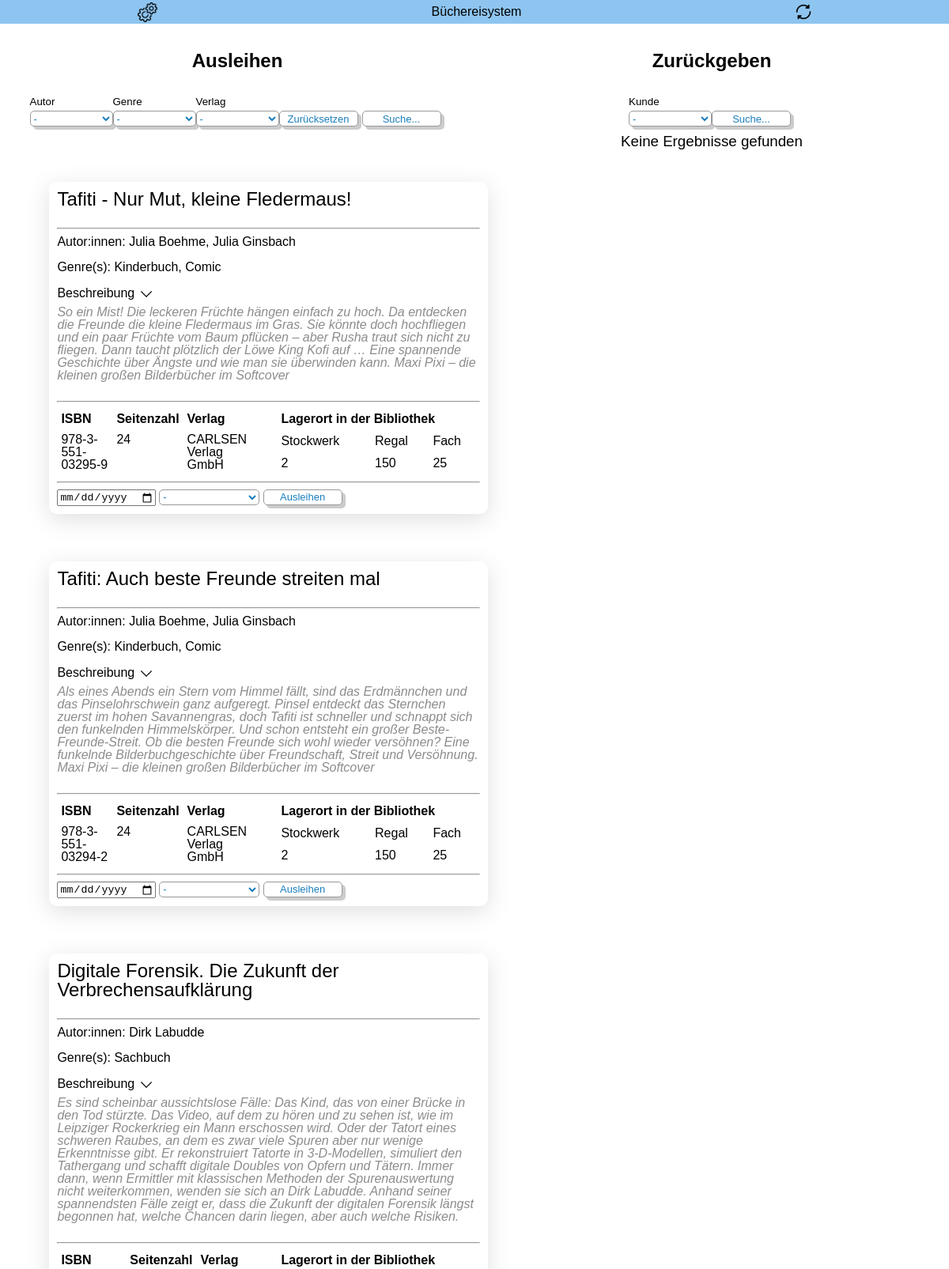
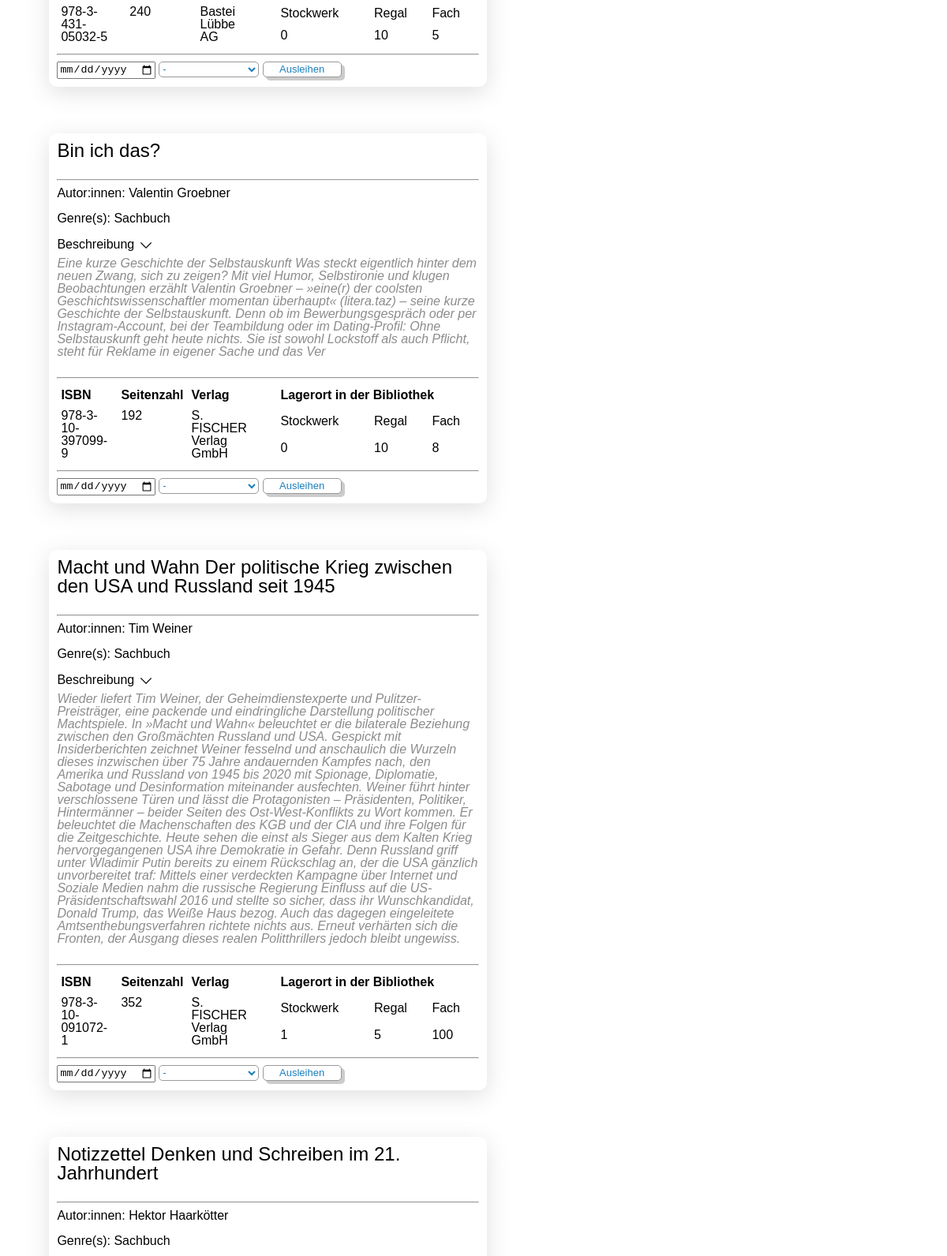
The page / (upper part) on the database its author committed (2 pictures, top to bottom).
### tables this page shows
CREATE TABLE `buch` (
  `BuchID` int(11) NOT NULL,
  `Titel` varchar(300) NOT NULL,
  `ISBN` varchar(17) NOT NULL,
  `Seitenzahl` int(11) NOT NULL,
  `Erschienen` datetime DEFAULT NULL,
  `Beschreibung` varchar(5000) NOT NULL,
  `LagerplatzID` int(11) NOT NULL,
  `VerlagID` int(11) NOT NULL
);

CREATE TABLE `verlag` (
  `VerlagID` int(11) NOT NULL,
  `Name` varchar(30) NOT NULL,
  `Email` varchar(30) NOT NULL,
  `Telefonnummer` varchar(25) NOT NULL,
  `Straße` varchar(30) NOT NULL,
  `Hausnummer` int(11) NOT NULL,
  `PLZ` varchar(12) NOT NULL
);

CREATE TABLE `lagerplatz` (
  `LagerplatzID` int(11) NOT NULL,
  `Stockwerksnummer` int(11) NOT NULL,
  `Regalnummer` int(11) NOT NULL,
  `Regalfach` int(11) NOT NULL
);

### classes/buch.php (called while the page is built, shortened)
<?php
class Buch
{
  private $BuchID;
  private $Titel;
  private $ISBN;
  private $Seitenzahl;
  private $Beschreibung;
  private $LagerplatzID;
  private $VerlagID;
  private $Stockwerksnummer;
  private $Regalnummer;
  private $Regalfach;
  private $Verlag;
  private $Autoren;
  private $Genres;
  function __construct($bookValuesAsArray)
  {
    $this->BuchID = $bookValuesAsArray["BuchID"];
    $this->Titel = $bookValuesAsArray["Titel"];
    $this->ISBN = $bookValuesAsArray["ISBN"];
    $this->Seitenzahl = $bookValuesAsArray["Seitenzahl"];
    $this->Beschreibung = $bookValuesAsArray["Beschreibung"];
    $this->LagerplatzID = $bookValuesAsArray["LagerplatzID"];
    $this->VerlagID = $bookValuesAsArray["VerlagID"];
  }
  public function getBuchID()
  {
    return $this->BuchID;
  }
  public function getTitel()
  {
    return $this->Titel;
  }
  public function getISBN()
  {
    return $this->ISBN;
  }
  public function getSeitenzahl()
  {
    return $this->Seitenzahl;
  }
  public function getBeschreibung()
  {
    return $this->Beschreibung;
  }
  public function getLagerplatzID()
  {
    return $this->LagerplatzID;
  }
  public function getVerlagID()
  {
    return $this->VerlagID;
  }
  public function getStockwerksnummer()
  {
    return $this->Stockwerksnummer;
  }
  public function setStockwerksnummer($Stockwerksnummer): self
  {
    $this->Stockwerksnummer = $Stockwerksnummer;
    return $this;
  }
  public function getRegalnummer()
  {
    return $this->Regalnummer;
  }
  public function setRegalnummer($Regalnummer): self
  {
    $this->Regalnummer = $Regalnummer;
    return $this;
  }
  public function getRegalfach()
  {
    return $this->Regalfach;
  }
  public function setRegalfach($Regalfach): self
  {
    $this->Regalfach = $Regalfach;
    return $this;
  }
  public function getVerlag()
  {
    return $this->Verlag;
  }
  public function setVerlag($Verlag): self
  {
    $this->Verlag = $Verlag;
    return $this;
  }
  public function getAutoren()
  {
    return $this->Autoren;
  }
  public function setAutoren($Autoren): self
  {
    $this->Autoren = $Autoren;
    return $this;
  }
  public function getGenres()
  {
    return $this->Genres;
  }
  public function setGenres($Genres): self
  {
    $this->Genres = $Genres;
    return $this;
  }
}

### includes/helperFunctions.php (called while the page is built, shortened)
<?php
function getAllRentableBooks($conn)
{
    $sql = "SELECT * FROM `buch` where buch.BuchID not in (select BuchID from ausleihe)";
    try {
        $allRentableBookResults = mysqli_query($conn, $sql);
        return $allRentableBookResults;
    } catch (Throwable $th) {
        $_SESSION["errorMessage"] = $th->getMessage();
    }
}
function getLagerplatzForBook($conn, $book)
{
    $buchLagerplatzID = $book->getLagerplatzID();
    $sql = "SELECT l.Stockwerksnummer, l.Regalnummer,l.Regalfach FROM lagerplatz l, buch b WHERE l.LagerplatzID = $buchLagerplatzID";
    try {
        $result = mysqli_query($conn, $sql);
        return $result;
    } catch (Throwable $th) {
        $_SESSION["errorMessage"] = $th->getMessage();
    }
}
function getVerlagForBook($conn, $book)
{
    $buchVerlagID = $book->getVerlagID();
    $sql = "SELECT v.Name FROM verlag v, buch b WHERE v.VerlagID = $buchVerlagID";
    try {
        $result = mysqli_query($conn, $sql);
        return $result;
    } catch (Throwable $th) {
        $_SESSION["errorMessage"] = $th->getMessage();
    }
}
function instantiateBookObjectWithAllAttributes($conn, $book, $rentable)
{
    $lagerplatzResult = getLagerplatzForBook($conn, $book);
    $verlagResult = getVerlagForBook($conn, $book);
}

### includes/ausleiheFormular.php (the view, shortened to what this page needs)
<form method="post" action="index.php">
    <input type="date" name="rueckgabe">
    <select class='selectMenu'  name="kunde">
        <option value="-">-</option>
    </select>
    <button type="submit" name="buchID" value=<?= $book->getBuchID() ?>>Ausleihen</button>
</form>

### index.php (shortened to what this page needs)
<?php
$rootPath = $_SERVER['DOCUMENT_ROOT'];
include($rootPath . "/includes/databaseInit.php");
include($rootPath . "/includes/helperFunctions.php");
include($rootPath . "/classes/buch.php");
$servername = "localhost";
$username = "library_system";
$password = "library";
$databaseName = "bibliothek";
$dbConnection = connectToMSQL($servername, $username, $password, $databaseName);
if (!isset($_SESSION["allRentableBooks"])) {
    $_SESSION["allRentableBooks"] = retrieveBooksFromSqlResult(getAllRentableBooks($dbConnection), $dbConnection, true);
}
function retrieveBooksFromSqlResult($result, $dbConnection, $rentable)
{
    $sessionArray = array();
    if ($result) {
        while ($buch = mysqli_fetch_array($result)) {
            $book = new Buch($buch);
            instantiateBookObjectWithAllAttributes($dbConnection, $book, $rentable);
            array_push($sessionArray, $book);
        }
        return $sessionArray;
    } else {
        return array();
    }
}
?>
<html>
<head>
    <link rel="stylesheet" href="css/base.css">
    <link rel="stylesheet" href="css/index.css">
    <link rel="stylesheet" href="css/rentableBooks.css">
    <link rel="stylesheet" href="css/ausleihFooter.css">
</head>
<header>
    <span>
        <a href="registration.php">
            <img alt="gear-icon" src="/assets/images/settings.png" width="25px" id="gear-icon">
        </a>
    </span>
    <p>B&uuml;chereisystem </p>
    <a href="<?php $_SERVER['PHP_SELF']; ?>"><img alt="book-icon" src="/assets/images/refresh.png" width="20px" id="refresh-icon"></a>
</header>
<body id="page-container">
    <div id="content-container">
        <div id="ausleihen-container" class="flex category-container">
            <h2 class="header">Ausleihen</h2>
            <?php
            include($rootPath . "/includes/suchFilter.php");
            ?>
            <div>
                <?php
                include($rootPath . "/includes/rentableBooks.php");
                ?>
            </div>
        </div>
        <div id="zurueckgeben-container" class="flex category-container">
            <h2 class="header">Zur&uuml;ckgeben</h2>
            <?php
            include($rootPath . "/includes/suchFilterZurueckgeben.php");
            ?>
            <div>
                <?php
                include($rootPath . "/includes/returnableBooks.php");
                ?>
            </div>
        </div>
    </div>
</body>
</html>

### includes/suchFilter.php (shortened to what this page needs)
<form action="index.php" method="get" class="filter-form">
  <p class="label-and-select">
    <label for="author">Autor</label>
    <select name="author">
      <option value="-">-</option>
    </select>
  </p>
  <p class="label-and-select">
    <label for="genre">Genre</label>
    <select name="genre">
      <option value="-">-</option>
    </select>
  </p>
  <p class="label-and-select">
    <label for="verlag">Verlag</label>
    <select name="verlag">
      <option value="-">-</option>
    </select>
  </p>
  <p class="label-and-select">
    <label for="verlag">&nbsp;</label>
    <button name="buchFilterZurueksetzen" value="buchFilterZurueksetzen" type="submit">Zur&uuml;cksetzen</button>
  </p>
  <p class="label-and-select">
    <label for="verlag">&nbsp;</label>
    <button name="buchSuche" value="buchSuche" type="submit">Suche...</button>
  </p>
</form>

### includes/rentableBooks.php
<?php
$allRentableBooks = $_SESSION["allRentableBooks"];
function getArrayValuesAsString($array)
{
    $autorenAsString = "";
    for ($i = 0; $i < count($array); $i++) {
        if ($i === count($array) - 1) {
            $autorenAsString .=  $array[$i];
        } else {
            $autorenAsString .= $array[$i] . ", ";
        }
    }
    return $autorenAsString;
}
if (count($allRentableBooks) > 0) :
    foreach ($allRentableBooks as $book) : ?>
        <div class="bookContainer">
            <h2><?= $book->getTitel() ?></h2>
            <br>
            <hr>
            <p>Autor:innen: <?= getArrayValuesAsString($book->getAutoren()); ?></p>
            <br>
            <p>Genre(s): <?= getArrayValuesAsString($book->getGenres()); ?></p>
            <br>
            <div class="description">
                <h4>Beschreibung <img id="arrowDown" src="../assets/images/down-arrow.png" alt="arrow down" />
                    <h4>
                        <p><?= $book->getBeschreibung() ?></p>
            </div>
            <br>
            <hr>
            <div class="tableContainer">
                <table id="bookInformationTable">
                    <thead>
                        <tr>
                            <th>ISBN</th>
                            <th>Seitenzahl</th>
                            <th>Verlag</th>
                        </tr>
                    </thead>
                    <tr>
                        <td class="tableItem"><?= $book->getISBN() ?></td>
                        <td class="tableItem"> <?= $book->getSeitenzahl() ?></td>
                        <td class="tableItem"> <?= $book->getVerlag(); ?></td>
                    </tr>
                </table>
                <table class="lagerPlatzTable">
                    <thead>
                        <tr>
                            <th class="lagerPlatzTableHeader" colspan="3">Lagerort in der Bibliothek</th>
                        </tr>
                        <tr>
                            <th class="lagerPlatzTableHeaderItem">Stockwerk</th>
                            <th class="lagerPlatzTableHeaderItem">Regal</th>
                            <th class="lagerPlatzTableHeaderItem">Fach</th>
                        </tr>
                        <br>
                        <tr>
                            <td class="tableItem"><?= $book->getStockwerksnummer() ?></td>
                            <td class="tableItem"><?= $book->getRegalnummer() ?></td>
                            <td class="tableItem"><?= $book->getRegalfach() ?></td>
                        </tr>
                    </thead>
                </table>
            </div>
            <hr>
            <?php include($rootPath . "/includes/ausleiheFormular.php"); ?>
        </div>
    <?php endforeach;
else : ?>
    <div>
        <h3>Keine Ergebnisse gefunden</h3>
    </div>
<?php endif ?>

### includes/suchFilterZurueckgeben.php (shortened to what this page needs)
<form action="index.php" method="get" class="filter-form">
  <p class="label-and-select">
    <label for="kunde">Kunde</label>
    <select name="kunde">
      <option value="-">-</option>
    </select>
  </p>
  <p class="label-and-select">
    <label for="kundenSuche">&nbsp;</label>
    <button name="kundenSuche" value="kundenSuche" type="submit">Suche...</button>
  </p>
</form>

### includes/returnableBooks.php
<?php
$allReturnableBooks = $_SESSION["allReturnableBooks"];
if (count($allReturnableBooks) > 0) :
    foreach ($allReturnableBooks as $book) : ?>
        <div class="bookContainer">
            <h2><?= $book->getTitel() ?></h2>
            <br>
            <hr>
            <p>Autor:innen: <?= getArrayValuesAsString($book->getAutoren()); ?></p>
            <br>
            <p>Genre(s): <?= getArrayValuesAsString($book->getGenres()); ?></p>
            <br>
            <hr>
            <table class="lagerPlatzTable">
                <thead>
                    <tr>
                        <th class="lagerPlatzTableHeader" colspan="3">Lagerort in der Bibliothek</th>
                    </tr>
                    <tr>
                        <th class="lagerPlatzTableHeaderItem">Stockwerk</th>
                        <th class="lagerPlatzTableHeaderItem">Regal</th>
                        <th class="lagerPlatzTableHeaderItem">Fach</th>
                    </tr>
                    <br>
                    <tr>
                        <td class="tableItem"><?= $book->getStockwerksnummer() ?></td>
                        <td class="tableItem"><?= $book->getRegalnummer() ?></td>
                        <td class="tableItem"><?= $book->getRegalfach() ?></td>
                    </tr>
                </thead>
            </table>
            <hr>
            <div>
                <p>Geliehen von:<?= $book->getKunde() ?> </p>
                <br>
                <p>Rückgabe bis spätestens: <?= $book->getRueckgabe() ?></p>
            </div>
            <hr>
            <?php include($rootPath . "/includes/rueckgabe.php"); ?>
        </div>
    <?php endforeach;
else : ?>
    <div>
        <h3>Keine Ergebnisse gefunden</h3>
    </div>
<?php endif ?>

### css/base.css (style rules this page uses)
html, body, div, span, applet, object, iframe, h1, h2, h3, h4, h5, h6, p, blockquote, pre, a, abbr, acronym, address, big, cite, code, del, dfn, em, img, ins, kbd, q, s, samp, small, strike, strong, sub, sup, tt, var, b, u, i, center, dl, dt, dd, ol, ul, li, fieldset, form, label, legend, table, caption, tbody, tfoot, thead, tr, th, td, article, aside, canvas, details, embed, figure, figcaption, footer, header, hgroup, menu, nav, output, ruby, section, summary, time, mark, audio, video { margin: 0; padding: 0; border: 0; font-size: 100%; font: inherit; vertical-align: baseline; }
article, aside, details, figcaption, figure, footer, header, hgroup, menu, nav, section { display: block; }
body { line-height: 1; -ms-overflow-style: none; scrollbar-width: none; overflow-y: scroll; }
table { border-collapse: collapse; border-spacing: 0; }

### css/index.css (style rules this page uses)
h2 { font-size: 1.5em; }
h3 { font-size: 1.17em; }
select { width: 105px; height: 20px; border: 1px solid #999; font-size: 13px; color: #1a7ebc; background-color: #ffffff; border-radius: 5px; box-shadow: 4px 4px #ccc; }
html { font-family: Verdana, Geneva, Tahoma, sans-serif; }
button { width: 100px; height: 20px; border: 1px solid #999; font-size: 13px; color: #1a7ebc; background-color: #ffffff; border-radius: 5px; box-shadow: 4px 4px #ccc; }
label { width: 105px; margin: 0 0 5px 0; font-size: smaller; }
.label-and-select { width: 105px; margin: 0px !important; display: flex; flex-direction: column; }
.flex { display: flex; }
.header { font-weight: bold; margin: 4vh 1vw 4vh 1vw; text-align: center; }
.filter-form { margin: 1px 0 10px 0; display: flex; flex-direction: row; justify-items: end; }
#page-container { display: flex; flex-direction: column; }
#content-container { display: flex; flex-direction: row; z-index: 0; }
.category-container { padding: 3px; width: 80%; flex-direction: column; align-items: center; }
#zurueckgeben-container { float: right; }
#ausleihen-container { float: left; }
header { background-color: #2f95e38a; height: 30px; width : 100%; display: flex; flex-direction: row; justify-content: space-around; align-items: center; }

### css/rentableBooks.css (style rules this page uses)
.bookContainer { width: 90%; outline: none; border-radius: 10px; margin: 10%; padding: 10px; box-shadow: rgba(100, 100, 111, 0.2) 0px 7px 29px 0px; }
.description p { margin: 5px 0 0 0; visibility: visible; font-style: italic; color: rgba(128, 128, 128, 0.903); }
.tableItem { padding: 5px; }
.lagerPlatzTableHeader { font-weight: 600; row-gap: 5px; padding: 5px; }
.lagerPlatzTableHeaderItem { padding: 5px; }
.lagerPlatzTable { text-align: left; }
#bookInformationTable th { font-weight: 600; padding: 5px; text-align: left; }
#arrowDown { animation: alternate-reverse bounce 2s infinite; vertical-align: middle; width: 20px; }
.tableContainer { display: flex; flex-direction: row; justify-content: space-between; }
.tableContainer table { width: 48%; }

### css/ausleihFooter.css (style rules this page uses)
.selectMenu { box-shadow: none; width: fit-content; }

### rows shown on the page
buch: Titel "Tafiti - Nur Mut, kleine Fledermaus!", Autoren "Julia Boehme, Julia Ginsbach", Genres "Kinderbuch, Comic", Beschreibung "So ein Mist! Die leckeren Früchte hängen einfach zu hoch. Da entdecken die Freunde die kleine Fledermaus im Gras. Sie könnte doch hochfliegen und ein paar Früchte vom Baum pflücken – aber Rusha traut sich nicht zu fliegen. Dann taucht plötzlich der Löwe King Kofi auf … Eine spannende Geschichte über Ängste und wie man sie überwinden kann. Maxi Pixi – die kleinen großen Bilderbücher im Softcover", ISBN "978-3-551-03295-9", Seitenzahl "24", VerlagID.Name "CARLSEN Verlag GmbH", LagerplatzID.Stockwerksnummer "2", LagerplatzID.Regalnummer "150", LagerplatzID.Regalfach "25"
buch: Titel "Tafiti: Auch beste Freunde streiten mal", Autoren "Julia Boehme, Julia Ginsbach", Genres "Kinderbuch, Comic", Beschreibung "Als eines Abends ein Stern vom Himmel fällt, sind das Erdmännchen und das Pinselohrschwein ganz aufgeregt. Pinsel entdeckt das Sternchen zuerst im hohen Savannengras, doch Tafiti ist schneller und schnappt sich den funkelnden Himmelskörper. Und schon entsteht ein großer Beste-Freunde-Streit. Ob die besten Freunde sich wohl wieder versöhnen? Eine funkelnde Bilderbuchgeschichte über Freundschaft, Streit und Versöhnung. Maxi Pixi – die kleinen großen Bilderbücher im Softcover", ISBN "978-3-551-03294-2", Seitenzahl "24", VerlagID.Name "CARLSEN Verlag GmbH", LagerplatzID.Stockwerksnummer "2", LagerplatzID.Regalnummer "150", LagerplatzID.Regalfach "25", $book->getBuchID() 3 (drawn)
buch: Titel "Digitale Forensik. Die Zukunft der Verbrechensaufklärung", Autoren "Dirk Labudde", Genres "Sachbuch", Beschreibung "Es sind scheinbar aussichtslose Fälle: Das Kind, das von einer Brücke in den Tod stürzte. Das Video, auf dem zu hören und zu sehen ist, wie im Leipziger Rockerkrieg ein Mann erschossen wird. Oder der Tatort eines schweren Raubes, an dem es zwar viele Spuren aber nur wenige Erkenntnisse gibt. Er rekonstruiert Tatorte in 3-D-Modellen, simuliert den Tathergang und schafft digitale Doubles von Opfern und Tätern. Immer dann, wenn Ermittler mit klassischen Methoden der Spurenauswertung nicht weiterkommen, wenden sie sich an Dirk Labudde. Anhand seiner spannendsten Fälle zeigt er, dass die Zukunft der digitalen Forensik längst begonnen hat, welche Chancen darin liegen, aber auch welche Risiken.", ISBN "978-3-431-05032-5", Seitenzahl "240", VerlagID.Name "Bastei Lübbe AG", LagerplatzID.Stockwerksnummer "0", LagerplatzID.Regalnummer "10", LagerplatzID.Regalfach "5"
buch: Titel "Bin ich das?", Autoren "Valentin Groebner", Genres "Sachbuch", Beschreibung "Eine kurze Geschichte der Selbstauskunft Was steckt eigentlich hinter dem neuen Zwang, sich zu zeigen? Mit viel Humor, Selbstironie und klugen Beobachtungen erzählt Valentin Groebner – »eine(r) der coolsten Geschichtswissenschaftler momentan überhaupt« (litera.taz) – seine kurze Geschichte der Selbstauskunft. Denn ob im Bewerbungsgespräch oder per Instagram-Account, bei der Teambildung oder im Dating-Profil: Ohne Selbstauskunft geht heute nichts. Sie ist sowohl Lockstoff als auch Pflicht, steht für Reklame in eigener Sache und das Ver", ISBN "978-3-10-397099-9", Seitenzahl "192", VerlagID.Name "S. FISCHER Verlag GmbH", LagerplatzID.Stockwerksnummer "0", LagerplatzID.Regalnummer "10", LagerplatzID.Regalfach "8", $book->getBuchID() 6 (drawn)
buch: Titel "Macht und Wahn Der politische Krieg zwischen den USA und Russland seit 1945", Autoren "Tim Weiner", Genres "Sachbuch", Beschreibung "Wieder liefert Tim Weiner, der Geheimdienstexperte und Pulitzer-Preisträger, eine packende und eindringliche Darstellung politischer Machtspiele. In »Macht und Wahn« beleuchtet er die bilaterale Beziehung zwischen den Großmächten Russland und USA. Gespickt mit Insiderberichten zeichnet Weiner fesselnd und anschaulich die Wurzeln dieses inzwischen über 75 Jahre andauernden Kampfes nach, den Amerika und Russland von 1945 bis 2020 mit Spionage, Diplomatie, Sabotage und Desinformation miteinander ausfechten. Weiner führt hinter verschlossene Türen und lässt die Protagonisten – Präsidenten, Politiker, Hintermänner – beider Seiten des Ost-West-Konflikts zu Wort kommen. Er beleuchtet die…", ISBN "978-3-10-091072-1", Seitenzahl "352", VerlagID.Name "S. FISCHER Verlag GmbH", LagerplatzID.Stockwerksnummer "1", LagerplatzID.Regalnummer "5", LagerplatzID.Regalfach "100", $book->getBuchID() 7 (drawn)
buch: Titel "Notizzettel Denken und Schreiben im 21. Jahrhundert", Autoren "Hektor Haarkötter", Genres "Sachbuch"
